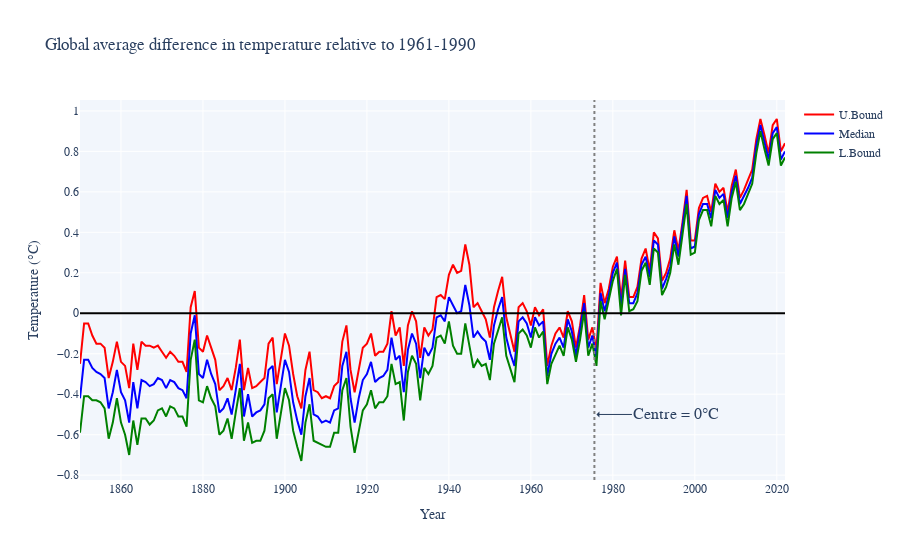

This figure's notebook cell:
### Markdown cell above
### Make the key aspects of the graph's narrative visible

To tell the story about the increase in global temperature we will use a horizontal line which shows the starting point (no change in temperature), and a vertical line to show the reference point against which the temperature differential has been calculated (the centre of the 1961-1990 period).

### Code cell
horizontal_line = dict( # add a horizontal line at 0 degrees
    type='line',
    yref='y',
    y0=0,
    y1=0,
    xref='paper',
    x0=0,
    x1=1,
    line=dict(color='black', width=2),
)
vertical_line = dict( # add a vertical line at the centre of the reference period
    type='line',
    yref='paper',
    y0=0,
    y1=1,
    xref='x',
    x0=1975.5,
    x1=1975.5,
    line=dict(color='grey', width=2, dash='dot')
)
vertical_line_label = dict( # label for centre of years 1961-1990
    xref='x',
    x=1976,
    yref='y',
    y=-0.5,   
    text=f'Centre = 0{chr(176)}C',
    font=dict(size=16),
    showarrow=True,
    arrowhead=1,
    ax=80,
    ay=0,
)

# add to graph
fig.update_layout(
    shapes=[ 
        horizontal_line,
        vertical_line,
    ],
    annotations=[
        vertical_line_label,
    ],
)

# re-set some graph features that are lost on update
fig.update_layout(
    legend_title=None, # remove unnecessary legend title
)
fig.update_xaxes(
    title_font=dict(family='Times New Roman'),
)
fig.update_yaxes(
    title_font=dict(family='Times New Roman'),
    title_text=f'Temperature ({chr(176)}C)',
)

#display
fig.show()

### Figure 1 — Plotly figure (JSON) as saved in the notebook; plotly's stock layout.template omitted (floating-point values rounded to 4 significant figures; data arrays with more than 128 entries replaced by an {"elided": "..."} marker saying what was removed)
{"data": [{"legendgroup": "U.Bound", "line": {"color": "red", "dash": "solid"}, "marker": {"symbol": "circle"}, "mode": "lines", "name": "U.Bound", "orientation": "v", "showlegend": true, "type": "scatter", "x": {"elided": "173 int values"}, "xaxis": "x", "y": {"elided": "173 float values"}, "yaxis": "y"}, {"legendgroup": "Median", "line": {"color": "blue", "dash": "solid"}, "marker": {"symbol": "circle"}, "mode": "lines", "name": "Median", "orientation": "v", "showlegend": true, "type": "scatter", "x": {"elided": "173 int values"}, "xaxis": "x", "y": {"elided": "173 float values"}, "yaxis": "y"}, {"legendgroup": "L.Bound", "line": {"color": "green", "dash": "solid"}, "marker": {"symbol": "circle"}, "mode": "lines", "name": "L.Bound", "orientation": "v", "showlegend": true, "type": "scatter", "x": {"elided": "173 int values"}, "xaxis": "x", "y": {"elided": "173 float values"}, "yaxis": "y"}], "layout": {"annotations": [{"arrowhead": 1, "ax": 80, "ay": 0, "font": {"size": 16}, "showarrow": true, "text": "Centre = 0°C", "x": 1976, "xref": "x", "y": -0.5, "yref": "y"}], "font": {"family": "Times New Roman"}, "hoverlabel": {"bgcolor": "white", "font": {"size": 14}}, "hovermode": "x unified", "legend": {"title": {}, "tracegroupgap": 0}, "plot_bgcolor": "rgb(242, 246, 252)", "shapes": [{"line": {"color": "black", "width": 2}, "type": "line", "x0": 0, "x1": 1, "xref": "paper", "y0": 0, "y1": 0, "yref": "y"}, {"line": {"color": "grey", "dash": "dot", "width": 2}, "type": "line", "x0": 1976.0, "x1": 1976.0, "xref": "x", "y0": 0, "y1": 1, "yref": "paper"}], "title": {"text": "Global average difference in temperature relative to 1961-1990"}, "xaxis": {"anchor": "y", "domain": [0, 1], "title": {"font": {"family": "Times New Roman"}, "text": "Year"}}, "yaxis": {"anchor": "x", "domain": [0, 1], "title": {"font": {"family": "Times New Roman"}, "text": "Temperature (°C)"}}}}
